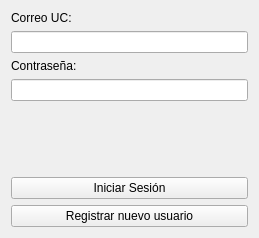
<?xml version="1.0" encoding="UTF-8"?>
<ui version="4.0">
 <class>Form</class>
 <widget class="QWidget" name="Form">
  <property name="geometry">
   <rect>
    <x>0</x>
    <y>0</y>
    <width>259</width>
    <height>238</height>
   </rect>
  </property>
  <property name="windowTitle">
   <string>Form</string>
  </property>
  <layout class="QVBoxLayout" name="verticalLayout">
   <item>
    <layout class="QVBoxLayout" name="verticalLayout_2">
     <item>
      <widget class="QLabel" name="label">
       <property name="text">
        <string>Correo UC:</string>
       </property>
      </widget>
     </item>
     <item>
      <widget class="QLineEdit" name="lineEdit"/>
     </item>
     <item>
      <widget class="QLabel" name="label_2">
       <property name="text">
        <string>Contraseña:</string>
       </property>
      </widget>
     </item>
     <item>
      <widget class="QLineEdit" name="lineEdit_2">
       <property name="text">
        <string/>
       </property>
       <property name="echoMode">
        <enum>QLineEdit::Password</enum>
       </property>
      </widget>
     </item>
     <item>
      <spacer name="verticalSpacer">
       <property name="orientation">
        <enum>Qt::Vertical</enum>
       </property>
       <property name="sizeHint" stdset="0">
        <size>
         <width>20</width>
         <height>40</height>
        </size>
       </property>
      </spacer>
     </item>
     <item>
      <widget class="QPushButton" name="pushButton">
       <property name="text">
        <string>Iniciar Sesión</string>
       </property>
      </widget>
     </item>
     <item>
      <widget class="QPushButton" name="pushButton_2">
       <property name="text">
        <string>Registrar nuevo usuario</string>
       </property>
      </widget>
     </item>
    </layout>
   </item>
  </layout>
 </widget>
 <resources/>
 <connections/>
</ui>
